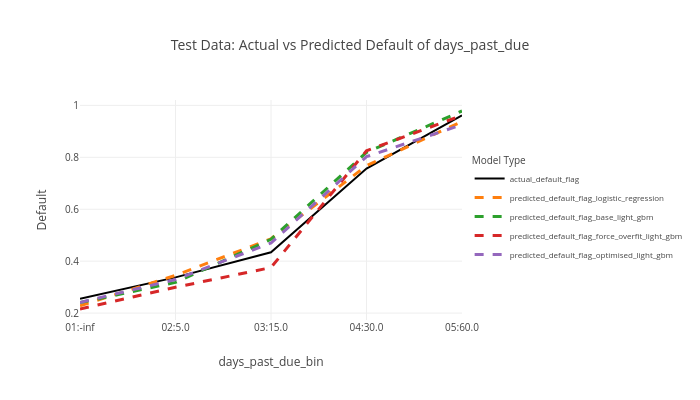

This figure's notebook cell:
### Markdown cell above
<h5>Days past due</h5>

### Code cell
variables_to_bin_list = ['days_past_due']

chart_input_df = group_results_by_bins(input_df=test_with_predictions_df, variables_to_bin_list=variables_to_bin_list, qcut_flag=False, cut_bins_dict=features_to_cut_bins_mapping_dict)
plot_results_by_bins(chart_input_df, f'Test Data: Actual vs Predicted Default of {variables_to_bin_list[0]}', variables_to_bin_list)

### Figure 1 — Plotly figure (JSON) as saved in the notebook; plotly's stock layout.template omitted (floating-point values rounded to 4 significant figures)
{"data": [{"hovertemplate": "variable=actual_default_flag<br>days_past_due_bin=%{x}<br>value=%{y}<extra></extra>", "legendgroup": "actual_default_flag", "line": {"color": "black", "dash": "solid", "width": 2}, "marker": {"symbol": "circle"}, "mode": "lines", "name": "actual_default_flag", "orientation": "v", "showlegend": true, "type": "scatter", "x": ["01:-inf", "02:5.0", "03:15.0", "04:30.0", "05:60.0"], "xaxis": "x", "y": [0.2548, 0.3376, 0.4343, 0.7568, 0.9615], "yaxis": "y"}, {"hovertemplate": "variable=predicted_default_flag_logistic_regression<br>days_past_due_bin=%{x}<br>value=%{y}<extra></extra>", "legendgroup": "predicted_default_flag_logistic_regression", "line": {"color": "#FF7F0E", "dash": "dash", "width": 3}, "marker": {"symbol": "circle"}, "mode": "lines", "name": "predicted_default_flag_logistic_regression", "orientation": "v", "showlegend": true, "type": "scatter", "x": ["01:-inf", "02:5.0", "03:15.0", "04:30.0", "05:60.0"], "xaxis": "x", "y": [0.2283, 0.3452, 0.4862, 0.7676, 0.9381], "yaxis": "y"}, {"hovertemplate": "variable=predicted_default_flag_base_light_gbm<br>days_past_due_bin=%{x}<br>value=%{y}<extra></extra>", "legendgroup": "predicted_default_flag_base_light_gbm", "line": {"color": "#2CA02C", "dash": "dash", "width": 3}, "marker": {"symbol": "circle"}, "mode": "lines", "name": "predicted_default_flag_base_light_gbm", "orientation": "v", "showlegend": true, "type": "scatter", "x": ["01:-inf", "02:5.0", "03:15.0", "04:30.0", "05:60.0"], "xaxis": "x", "y": [0.2402, 0.3182, 0.4841, 0.819, 0.9784], "yaxis": "y"}, {"hovertemplate": "variable=predicted_default_flag_force_overfit_light_gbm<br>days_past_due_bin=%{x}<br>value=%{y}<extra></extra>", "legendgroup": "predicted_default_flag_force_overfit_light_gbm", "line": {"color": "#D62728", "dash": "dash", "width": 3}, "marker": {"symbol": "circle"}, "mode": "lines", "name": "predicted_default_flag_force_overfit_light_gbm", "orientation": "v", "showlegend": true, "type": "scatter", "x": ["01:-inf", "02:5.0", "03:15.0", "04:30.0", "05:60.0"], "xaxis": "x", "y": [0.2158, 0.2995, 0.3755, 0.8254, 0.9616], "yaxis": "y"}, {"hovertemplate": "variable=predicted_default_flag_optimised_light_gbm<br>days_past_due_bin=%{x}<br>value=%{y}<extra></extra>", "legendgroup": "predicted_default_flag_optimised_light_gbm", "line": {"color": "#9467BD", "dash": "dash", "width": 3}, "marker": {"symbol": "circle"}, "mode": "lines", "name": "predicted_default_flag_optimised_light_gbm", "orientation": "v", "showlegend": true, "type": "scatter", "x": ["01:-inf", "02:5.0", "03:15.0", "04:30.0", "05:60.0"], "xaxis": "x", "y": [0.2411, 0.3294, 0.47, 0.8025, 0.9257], "yaxis": "y"}], "layout": {"autosize": true, "font": {"size": 10}, "height": 400, "legend": {"font": {"size": 8}, "title": {"text": "Model Type"}, "tracegroupgap": 0, "y": 0.5}, "title": {"text": "Test Data: Actual vs Predicted Default of days_past_due"}, "width": 700, "xaxis": {"anchor": "y", "automargin": true, "domain": [0, 1], "title": {"text": "days_past_due_bin"}}, "yaxis": {"anchor": "x", "automargin": true, "domain": [0, 1], "showticklabels": true, "title": {"text": "Default"}}}}
